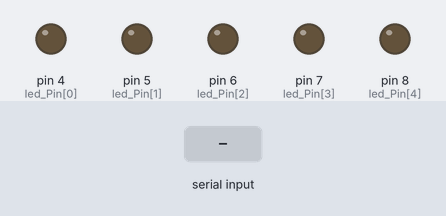
The sketch below on a simulated Arduino Uno, built with avr-gcc and run on an emulated ATmega328P. Parts: output pins drawn as LEDs (lit = HIGH). Inputs (shaded band) come from the test bench. What the sketch prints to the serial monitor is not drawn.

Above: at 1.2 s.
1.3 s: "90,45\n" received over the second serial link
At 2.1 s:
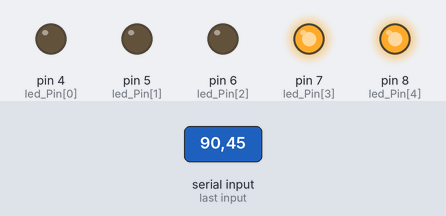
2.8 s: "30,150\n" received over the second serial link
At 3.3 s:
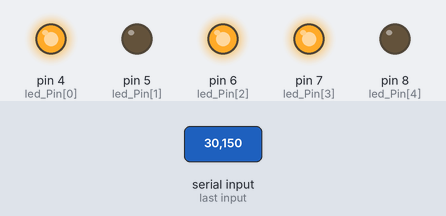
4.3 s: "200\n" received over the second serial link
At 5.5 s:
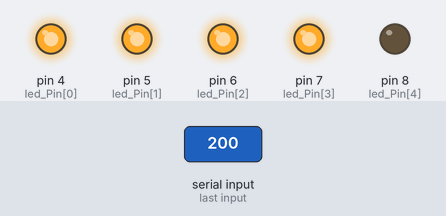
5.8 s: "5\n" received over the second serial link
At 6.8 s:
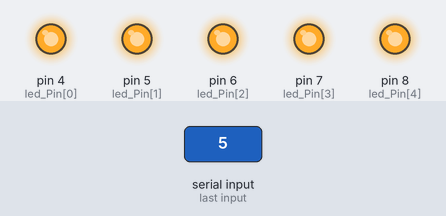
7.3 s: "90,45\n" received over the second serial link
At 7.9 s:
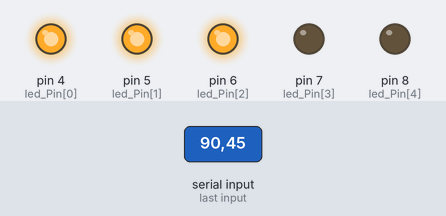
8.8 s: "30,150\n" received over the second serial link
At 9.1 s:
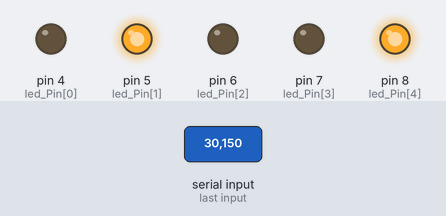
Timing chart, 0 to 11.3 s (numbered marks = the images above; inputs shaded):
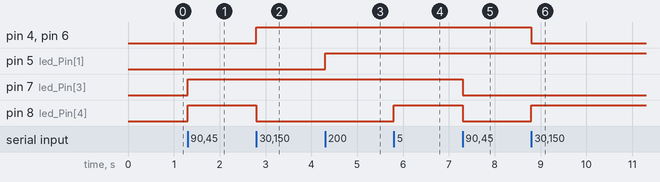

Measured:
- after the input at 1.3 s, pin 7 (led_Pin[3]), pin 8 (led_Pin[4]): LOW → HIGH at once
- after the input at 2.8 s, pin 4 (led_Pin[0]), pin 6 (led_Pin[2]): LOW → HIGH at once; pin 8 (led_Pin[4]): HIGH → LOW at once
- after the input at 4.3 s, pin 5 (led_Pin[1]): LOW → HIGH at once
- after the input at 5.8 s, pin 8 (led_Pin[4]): LOW → HIGH at once
- after the input at 7.3 s, pin 7 (led_Pin[3]), pin 8 (led_Pin[4]): HIGH → LOW at once
- after the input at 8.8 s, pin 4 (led_Pin[0]), pin 6 (led_Pin[2]): HIGH → LOW at once; pin 8 (led_Pin[4]): LOW → HIGH at once

The sketch:

Bluetooth_LED_Light2.ino
```cpp
#include <SoftwareSerial.h>
SoftwareSerial BTserial(2, 3);

int led_Pin[] = {4, 5, 6, 7, 8};
boolean led_State[5];

void setup()
{
    Serial.begin(9600);
    BTserial.begin(9600);
    for (int i = 0; i < sizeof(led_Pin); i++)
    {
        pinMode(led_Pin[i], OUTPUT);
        led_State[i] = false;
        digitalWrite(led_Pin[i], led_State[i]);
    }
}

void loop()
{
    if (BTserial.available())
    {
        byte data = BTserial.read();
        //Amount of leds have to less than 10 (1~9)
        if (data >= '1' && data <= '5')
        {
            int index = data - '0' - 1;
            led_State[index] = !led_State[index];
            digitalWrite(led_Pin[index], led_State[index]);
            if(led_State[index]){
                Serial.println((index + 1) + String("번 전등 켜짐"));
            } else {
                Serial.println((index + 1) + String("번 전등 꺼짐"));
            }
        }
    }
}
```
